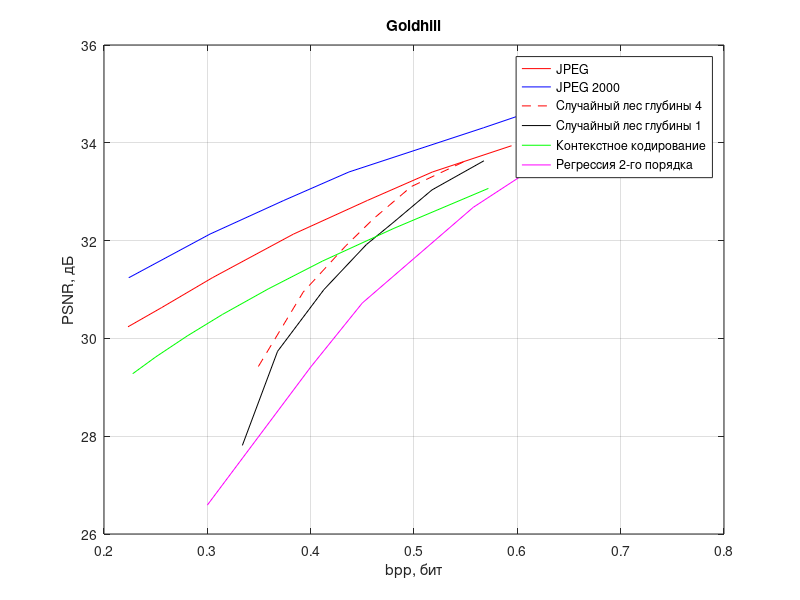

MATLAB code to generate this figure:
% JPEG
y = [30.2383 30.6266 31.2397 32.1326 32.8210 33.4029 33.940];
x = [0.2233 0.2555 0.3048 0.3833 0.4549 0.5178 0.5944];
plot(x, y, 'r')
hold on
grid on
title('Goldhill')
xlabel('bpp, бит')
ylabel('PSNR, дБ')

% JPEG 200
y = [35.2766 34.3066 33.4029 32.8210 32.1326 31.2397];
x = [0.7022 0.5672 0.4370 0.3740 0.3025 0.2239];
plot(x, y, 'b')

% Лес
y = [33.1065523113791753 32.6051990710106434 31.9481244634317406 31.39136504835928 30.4490914221423038 28.87566001071172488];
x = [0.56768798828125 0.51739501953125 0.480865478515625 0.45391845703125 0.412841796875...
    0.367950439453125];
plot(x-0.02, y + 0.5, 'r--')

% Пни
y = [32.8325066674292 32.2364084646514918 31.58684131 31.1190727 30.1983830898357...
    28.93536428 27.011350]
x = [0.56768798828125 0.51739501953125 0.480865478515625 0.45391845703125 0.412841796875...
    0.367950439453125 0.333892822265625]
plot(x, y + 0.8, 'k')

% Контекстное кодирование
y = [33.067910521815485 32.25020313368433 31.57971884023647 31.011596988121724 30.490098270101008 30.05009328790031 29.624686221168663 29.277547008761637];
x = [0.572021484375 0.480499267578125 0.411285400390625 0.358917236328125 0.31463623046875 0.280548095703125 0.25030517578125 0.227752685546875];
plot(x, y , 'g')

% регрссия 2 порядка
y = [33.067910521815485 31.57971884023647 29.624686221168663 28.3134  25.491];
x = [0.66510009765625 0.55731201171875 0.45001220703125 0.4 0.3];
plot(x, y + 1.1, 'm')

legend('JPEG', 'JPEG 2000', 'Случайный лес глубины 4', 'Случайный лес глубины 1',...
    'Контекстное кодирование', 'Регрессия 2-го порядка')
